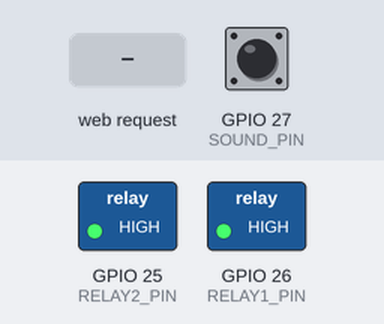
A sketch run on a simulated ESP32. Parts: switched loads named in the sketch (green lamp = pin HIGH). Inputs (shaded band) come from the test bench; at power-on: GPIO 27 (SOUND_PIN) LOW. WiFi joins after 1.5 s; servers stay silent unless stated; what the sketch prints to the serial monitor is not drawn.

Above: at 2.7 s.
2.8 s: HTTP request GET /led1 received
At 3.1 s:
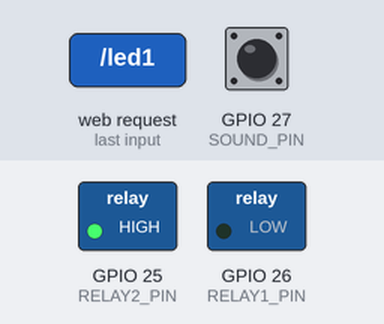
4.3 s: HTTP request GET /test2 received
At 5.5 s:
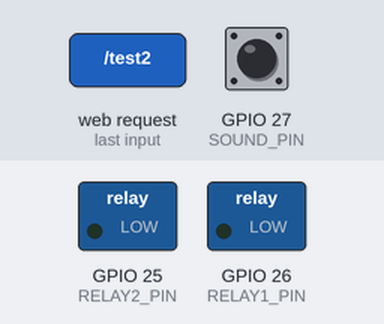
7.3 s: HTTP request GET /led2 received
At 7.7 s:
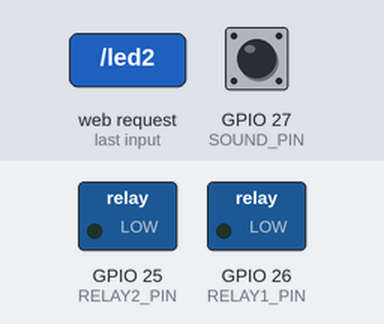
8.8 s: HTTP request GET /test1 received
At 11.6 s:
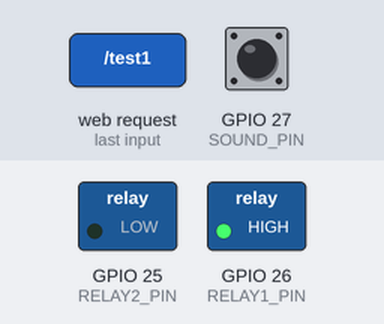
11.8 s: GPIO 27 (SOUND_PIN) pulsed HIGH 2 times (0.12 s each, 0.3 s apart)
At 13.2 s:
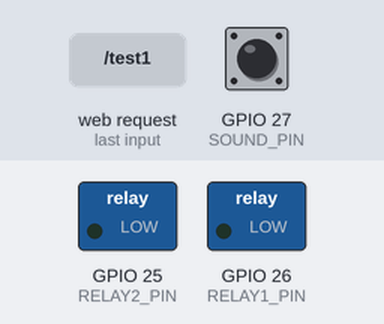
Timing chart, 0 to 14.8 s (numbered marks = the images above; inputs shaded):
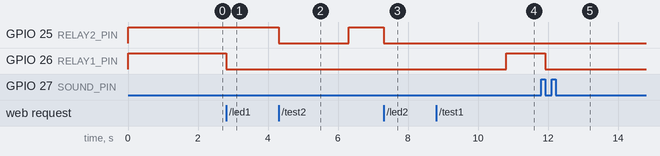

Measured:
- after the input at 2.8 s, GPIO 26 (RELAY1_PIN): HIGH → LOW at once
- after the input at 4.3 s, GPIO 25 (RELAY2_PIN): HIGH → LOW at once, → HIGH 2.0 s later
- after the input at 7.3 s, GPIO 25 (RELAY2_PIN): HIGH → LOW at once
- after the input at 8.8 s, GPIO 26 (RELAY1_PIN): LOW → HIGH after 2.0 s
- after the input at 11.8 s, GPIO 26 (RELAY1_PIN): HIGH → LOW after 0.12 s

The sketch:

Smart_LED_Control.ino
```cpp
#include <WiFi.h>
#include <WebServer.h>

// ==========================================
// MOBILE HOTSPOT SETTINGS
// ==========================================
const char* ssid = "iQOO z9x";
const char* password = "vishnu22";

WebServer server(80);

// ==========================================
// ESP32 PIN SETTINGS
// ==========================================
const int SOUND_PIN = 27;
const int RELAY1_PIN = 26;
const int RELAY2_PIN = 25;

// Typical active-LOW relay module.
// If your relay operates in reverse, try HIGH/LOW.
const int RELAY_ON = LOW;
const int RELAY_OFF = HIGH;

// Typical KY-038/KY-037 sound trigger.
// Change to HIGH if your module triggers HIGH.
const int SOUND_TRIGGER = LOW;

// ==========================================
// PROJECT STATES
// ==========================================
bool led1 = false;
bool led2 = false;
bool soundEnabled = true;

int soundEvents = 0;
int previousSound = HIGH;

unsigned long lastSoundTime = 0;
const unsigned long soundDelay = 800;

// ==========================================
// LED CONTROL FUNCTIONS
// ==========================================
void controlLED1(bool state) {
  led1 = state;
  digitalWrite(RELAY1_PIN, state ? RELAY_ON : RELAY_OFF);

  Serial.print("LED 1 state: ");
  Serial.println(state ? "ON" : "OFF");
}

void controlLED2(bool state) {
  led2 = state;
  digitalWrite(RELAY2_PIN, state ? RELAY_ON : RELAY_OFF);

  Serial.print("LED 2 state: ");
  Serial.println(state ? "ON" : "OFF");
}

// ==========================================
// DASHBOARD HTML
// ==========================================
const char webpage[] PROGMEM = R"HTML(
<!DOCTYPE html>
<html>
<head>
<meta name="viewport" content="width=device-width, initial-scale=1">
<title>Smart LED Control</title>

<style>
* { box-sizing: border-box; }

body {
  margin: 0;
  font-family: Arial, sans-serif;
  background: #101827;
  color: white;
}

header {
  text-align: center;
  background: #1b2940;
  padding: 22px 12px;
  border-bottom: 1px solid #35445c;
}

header h2 { margin: 0 0 8px; }
header p { margin: 0; color: #bac8dc; }

main {
  max-width: 650px;
  margin: auto;
  padding: 15px;
}

.grid {
  display: grid;
  grid-template-columns: repeat(2, minmax(0, 1fr));
  gap: 12px;
}

.card {
  background: #1b2940;
  padding: 20px;
  border-radius: 14px;
  border: 1px solid #35445c;
  margin-bottom: 15px;
}

.label {
  font-size: 13px;
  color: #bac8dc;
}

.state {
  font-size: 25px;
  font-weight: bold;
  margin: 15px 0;
}

.on { color: #4ade80; }
.off { color: #fb7185; }

button {
  width: 100%;
  padding: 13px 8px;
  margin-top: 8px;
  border: none;
  border-radius: 9px;
  background: #38bdf8;
  color: #071827;
  font-size: 15px;
  font-weight: bold;
  cursor: pointer;
}

.secondary {
  background: #35445c;
  color: white;
}

small {
  color: #bac8dc;
  line-height: 1.6;
}

@media(max-width: 380px) {
  .grid { grid-template-columns: 1fr; }
  .card { padding: 15px; }
}
</style>
</head>

<body>
<header>
  <h2>Smart LED Control</h2>
  <p>ESP32 | Dual Relay | Sound Automation</p>
</header>

<main>

  <div class="grid">
    <div class="card">
      <div class="label">LED 1 - RELAY 1</div>
      <div id="state1" class="state off">OFF</div>

      <button onclick="toggleLED(1)">
        Turn LED 1 ON / OFF
      </button>

      <button class="secondary" onclick="testRelay(1)">
        Test Relay 1
      </button>

      <p><small>Sound sensor controls LED 1.</small></p>
    </div>

    <div class="card">
      <div class="label">LED 2 - RELAY 2</div>
      <div id="state2" class="state off">OFF</div>

      <button onclick="toggleLED(2)">
        Turn LED 2 ON / OFF
      </button>

      <button class="secondary" onclick="testRelay(2)">
        Test Relay 2
      </button>

      <p><small>LED 2 is controlled independently.</small></p>
    </div>
  </div>

  <div class="card">
    <div class="label">SOUND AUTOMATION</div>
    <div id="sound" class="state">Enabled</div>

    <button class="secondary" onclick="toggleSound()">
      Enable / Disable Sound Control
    </button>

    <p><small>
      A detected sound toggles LED 1.
      LED 2 remains independent.
    </small></p>
  </div>

  <div class="grid">
    <div class="card">
      <div class="label">SOUND EVENTS</div>
      <div id="events" class="state">0</div>
    </div>

    <div class="card">
      <div class="label">CONNECTION</div>
      <div id="connection" class="state on">Connected</div>
    </div>
  </div>

  <div class="card">
    <div class="label">DEBUG MESSAGE</div>
    <p id="message">Dashboard ready.</p>
  </div>

</main>

<script>
async function request(path) {
  const response = await fetch(path, {
    method: 'GET',
    cache: 'no-store'
  });

  if (!response.ok) {
    throw new Error('HTTP ' + response.status);
  }

  return response;
}

async function toggleLED(number) {
  const message = document.getElementById('message');

  try {
    message.textContent = 'Sending command to LED ' + number;

    await request('/led' + number);
    await refresh();

    message.textContent = 'LED ' + number + ' command sent.';
  } catch (error) {
    message.textContent = 'Button error: ' + error.message;
    document.getElementById('connection').textContent = 'Error';
  }
}

async function testRelay(number) {
  const message = document.getElementById('message');

  try {
    message.textContent = 'Testing relay ' + number;

    await request('/test' + number);
    await refresh();

    message.textContent = 'Relay ' + number + ' test started.';
  } catch (error) {
    message.textContent = 'Test error: ' + error.message;
  }
}

async function toggleSound() {
  try {
    await request('/sound');
    await refresh();

    document.getElementById('message').textContent =
      'Sound control setting updated.';
  } catch (error) {
    document.getElementById('message').textContent =
      'Sound control request failed.';
  }
}

async function refresh() {
  try {
    const response = await request('/status');
    const data = await response.json();

    document.getElementById('state1').textContent =
      data.led1 ? 'ON' : 'OFF';

    document.getElementById('state1').className =
      'state ' + (data.led1 ? 'on' : 'off');

    document.getElementById('state2').textContent =
      data.led2 ? 'ON' : 'OFF';

    document.getElementById('state2').className =
      'state ' + (data.led2 ? 'on' : 'off');

    document.getElementById('sound').textContent =
      data.sound ? 'Enabled' : 'Disabled';

    document.getElementById('events').textContent =
      data.events;

    document.getElementById('connection').textContent =
      'Connected';

    document.getElementById('connection').className =
      'state on';
  } catch (error) {
    document.getElementById('connection').textContent =
      'Offline';

    document.getElementById('connection').className =
      'state off';
  }
}

refresh();
setInterval(refresh, 1000);
</script>
</body>
</html>
)HTML";

// ==========================================
// HTTP HANDLERS
// ==========================================
void handleRoot() {
  server.send_P(200, "text/html", webpage);
}

void handleStatus() {
  String json = "{";

  json += "\"led1\":";
  json += (led1 ? "true" : "false");

  json += ",\"led2\":";
  json += (led2 ? "true" : "false");

  json += ",\"sound\":";
  json += (soundEnabled ? "true" : "false");

  json += ",\"events\":";
  json += String(soundEvents);

  json += "}";

  server.sendHeader("Cache-Control", "no-store");
  server.send(200, "application/json", json);
}

void handleLED1() {
  Serial.println("Dashboard button: LED 1");

  controlLED1(!led1);

  server.send(200, "text/plain", "LED 1 updated");
}

void handleLED2() {
  Serial.println("Dashboard button: LED 2");

  controlLED2(!led2);

  server.send(200, "text/plain", "LED 2 updated");
}

void handleSound() {
  soundEnabled = !soundEnabled;

  Serial.print("Sound automation: ");
  Serial.println(soundEnabled ? "ENABLED" : "DISABLED");

  server.send(200, "text/plain", "Sound setting updated");
}

// ==========================================
// RELAY TEST TIMERS
// ==========================================
bool test1Active = false;
bool test2Active = false;

unsigned long test1Started = 0;
unsigned long test2Started = 0;

void handleTest1() {
  Serial.println("Testing relay 1");

  controlLED1(true);

  test1Started = millis();
  test1Active = true;

  server.send(200, "text/plain", "Relay 1 test started");
}

void handleTest2() {
  Serial.println("Testing relay 2");

  controlLED2(true);

  test2Started = millis();
  test2Active = true;

  server.send(200, "text/plain", "Relay 2 test started");
}

// ==========================================
// SETUP
// ==========================================
void setup() {
  Serial.begin(115200);

  // Initialize relay outputs.
  digitalWrite(RELAY1_PIN, RELAY_OFF);
  digitalWrite(RELAY2_PIN, RELAY_OFF);

  pinMode(RELAY1_PIN, OUTPUT);
  pinMode(RELAY2_PIN, OUTPUT);
  pinMode(SOUND_PIN, INPUT);

  led1 = false;
  led2 = false;

  previousSound = digitalRead(SOUND_PIN);

  // Connect to mobile hotspot.
  WiFi.mode(WIFI_STA);
  WiFi.begin(ssid, password);

  Serial.println();
  Serial.print("Connecting to mobile hotspot");

  unsigned long start = millis();

  while (WiFi.status() != WL_CONNECTED &&
         millis() - start < 20000) {
    delay(500);
    Serial.print(".");
  }

  Serial.println();

  if (WiFi.status() == WL_CONNECTED) {
    Serial.println("Wi-Fi connected!");
    Serial.print("Network: ");
    Serial.println(WiFi.SSID());

    Serial.print("Dashboard URL: http://");
    Serial.println(WiFi.localIP());
  } else {
    Serial.println("Wi-Fi connection failed!");
    Serial.println("Check hotspot credentials and 2.4 GHz Wi-Fi.");
  }

  // Register all dashboard routes.
  server.on("/", handleRoot);
  server.on("/status", handleStatus);
  server.on("/led1", handleLED1);
  server.on("/led2", handleLED2);
  server.on("/sound", handleSound);
  server.on("/test1", handleTest1);
  server.on("/test2", handleTest2);

  server.begin();

  Serial.println("Web server started");
}

// ==========================================
// MAIN LOOP
// ==========================================
void loop() {
  server.handleClient();

  unsigned long now = millis();

  // End relay tests after 2 seconds.
  // Do not turn off a relay if a newer command changed its state.
  if (test1Active && now - test1Started >= 2000) {
    test1Active = false;
    controlLED1(false);
  }

  if (test2Active && now - test2Started >= 2000) {
    test2Active = false;
    controlLED2(false);
  }

  // Sound control toggles LED 1.
  int reading = digitalRead(SOUND_PIN);

  if (WiFi.status() == WL_CONNECTED &&
      soundEnabled &&
      reading == SOUND_TRIGGER &&
      previousSound != SOUND_TRIGGER &&
      now - lastSoundTime >= soundDelay) {

    controlLED1(!led1);

    soundEvents++;
    lastSoundTime = now;

    Serial.println("Sound event detected");
  }

  previousSound = reading;

  delay(2);
}
```
